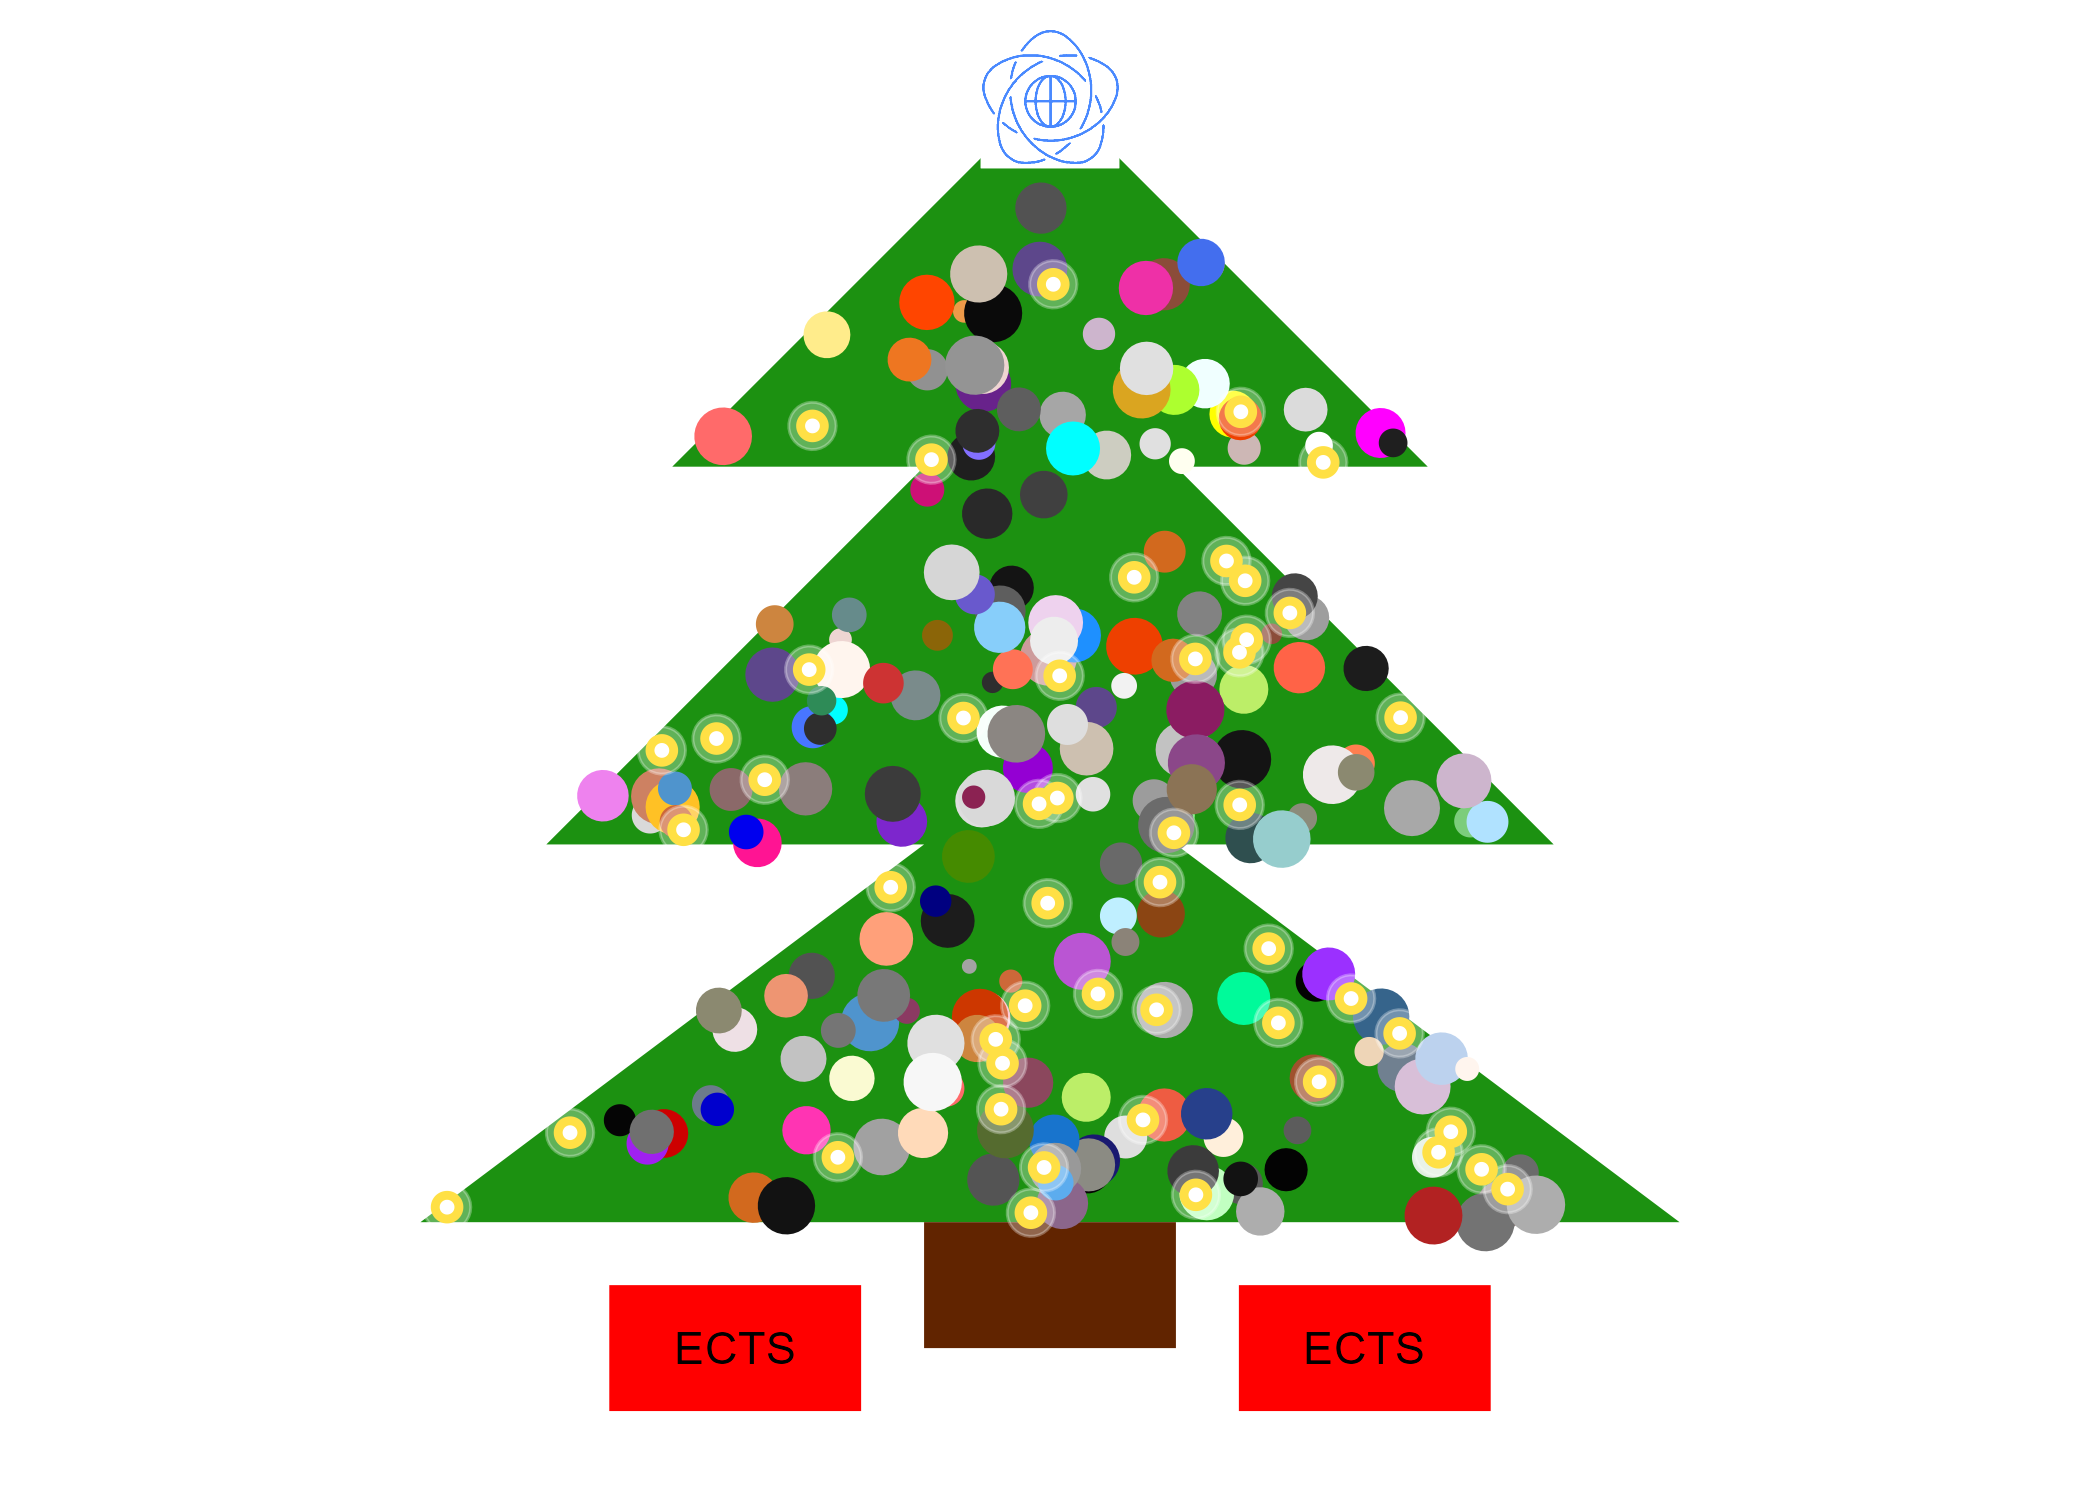

Source code (R):
library(ggplot2)
library(sf) # do losowania punktow wewnatrz choinki
library(png)
library(patchwork)

logo_mini <- readPNG("C:/nextcloud/Studia - PW/semestr 3/Techniki Wizualizacji Danych/pd_choinka/logo.png", native = TRUE)

punkty_choinki <- data.frame(
  x = c(5,1,4,1,3,0,-3,-1,-4,-1,-5,5),
  y = c(2,5,5,8,8,11,8,8,5,5,2,2)
)

punkty_nogi <- data.frame(
  x = c(1,1,-1,-1),
  y = c(1,2,2,1)
)

polygon <- st_polygon(list(cbind(punkty_choinki$x, punkty_choinki$y)))
polygon <- st_sfc(polygon)
n_points <- 200
bombki <- st_sample(polygon, n_points) # losuje punkty, tak aby byly wewnatrz choinki
bombki <- data.frame(
  x = st_coordinates(bombki)[, 1],
  y = st_coordinates(bombki)[, 2],
  color = sample(colors(), n_points, replace = TRUE),
  size = runif(n_points, 2, 6)
)

lampki <- st_sample(polygon, 50)
lampki <- data.frame(
  x = st_coordinates(lampki)[, 1],
  y = st_coordinates(lampki)[, 2])


choinka <- ggplot() +
  geom_polygon(data = punkty_choinki, aes(x, y), fill = "#1c9111") + # choinka
  geom_polygon(data = punkty_nogi, aes(x,y), fill = '#612400') +     # noga
  geom_polygon(data = punkty_nogi, aes(x-2.5,y-0.5), fill = 'red') + # prezent lewy
  annotate("text", x=-2.5, y=1, label= "ECTS") +
  geom_polygon(data = punkty_nogi, aes(x+2.5,y-0.5), fill = 'red') + # prezent prawy
  annotate("text", x=2.5, y=1, label= "ECTS") +
  geom_point(data = bombki, aes(x, y, color = color, size = size), show.legend = FALSE) +
  geom_point(data = lampki, aes(x,y), color = "white", size = 5, alpha = 0.3) +
  geom_point(data = lampki, aes(x,y), color = "#ffe045", size = 3) +
  geom_point(data = lampki, aes(x,y), color = "white", size = 1) +
  scale_color_identity() +
  theme_void() + 
  coord_fixed()+   # aby to ladnie wygladalo
  inset_element(p = logo_mini,                # logo mini
                left = 0.45,
                bottom = 0.9,
                right = 0.55,
                top = 1)

ggsave("C:/nextcloud/Studia - PW/semestr 3/Techniki Wizualizacji Danych/pd_choinka/choinka.png", choinka, height = 5, width = 7)

